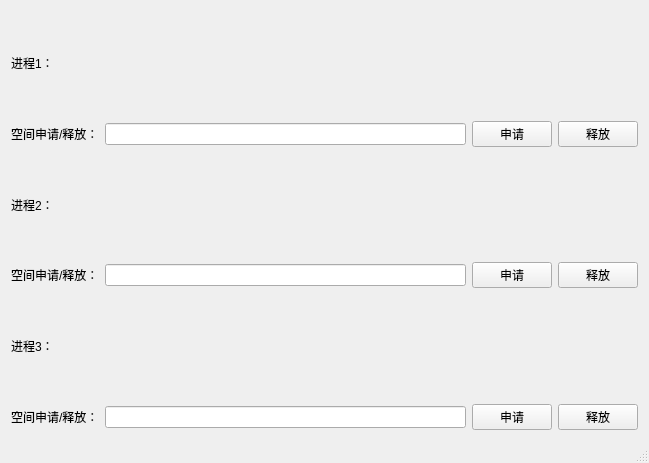
<?xml version="1.0" encoding="UTF-8"?>
<ui version="4.0">
 <class>memory_managementClass</class>
 <widget class="QMainWindow" name="memory_managementClass">
  <property name="geometry">
   <rect>
    <x>0</x>
    <y>0</y>
    <width>649</width>
    <height>463</height>
   </rect>
  </property>
  <property name="windowTitle">
   <string>memory_management</string>
  </property>
  <widget class="QWidget" name="centralWidget">
   <layout class="QVBoxLayout" name="verticalLayout_4">
    <item>
     <layout class="QVBoxLayout" name="verticalLayout_3">
      <item>
       <layout class="QHBoxLayout" name="horizontalLayout_2">
        <item>
         <widget class="QLabel" name="label">
          <property name="maximumSize">
           <size>
            <width>60</width>
            <height>16777215</height>
           </size>
          </property>
          <property name="text">
           <string>进程1：</string>
          </property>
         </widget>
        </item>
        <item>
         <widget class="QLabel" name="label_5">
          <property name="text">
           <string/>
          </property>
         </widget>
        </item>
       </layout>
      </item>
      <item>
       <layout class="QHBoxLayout" name="horizontalLayout">
        <item>
         <widget class="QLabel" name="label_4">
          <property name="text">
           <string>空间申请/释放：</string>
          </property>
         </widget>
        </item>
        <item>
         <widget class="QLineEdit" name="lineEdit"/>
        </item>
        <item>
         <widget class="QPushButton" name="apply_1">
          <property name="text">
           <string>申请</string>
          </property>
         </widget>
        </item>
        <item>
         <widget class="QPushButton" name="release_1">
          <property name="text">
           <string>释放</string>
          </property>
         </widget>
        </item>
       </layout>
      </item>
     </layout>
    </item>
    <item>
     <layout class="QVBoxLayout" name="verticalLayout_2">
      <item>
       <layout class="QHBoxLayout" name="horizontalLayout_3">
        <item>
         <widget class="QLabel" name="label_2">
          <property name="maximumSize">
           <size>
            <width>60</width>
            <height>16777215</height>
           </size>
          </property>
          <property name="text">
           <string>进程2：</string>
          </property>
         </widget>
        </item>
        <item>
         <widget class="QLabel" name="label_6">
          <property name="text">
           <string/>
          </property>
         </widget>
        </item>
       </layout>
      </item>
      <item>
       <layout class="QHBoxLayout" name="horizontalLayout_4">
        <item>
         <widget class="QLabel" name="label_8">
          <property name="text">
           <string>空间申请/释放：</string>
          </property>
         </widget>
        </item>
        <item>
         <widget class="QLineEdit" name="lineEdit_2"/>
        </item>
        <item>
         <widget class="QPushButton" name="apply_2">
          <property name="text">
           <string>申请</string>
          </property>
         </widget>
        </item>
        <item>
         <widget class="QPushButton" name="release_2">
          <property name="text">
           <string>释放</string>
          </property>
         </widget>
        </item>
       </layout>
      </item>
     </layout>
    </item>
    <item>
     <layout class="QVBoxLayout" name="verticalLayout">
      <item>
       <layout class="QHBoxLayout" name="horizontalLayout_5">
        <item>
         <widget class="QLabel" name="label_3">
          <property name="maximumSize">
           <size>
            <width>60</width>
            <height>16777215</height>
           </size>
          </property>
          <property name="text">
           <string>进程3：</string>
          </property>
         </widget>
        </item>
        <item>
         <widget class="QLabel" name="label_7">
          <property name="text">
           <string/>
          </property>
         </widget>
        </item>
       </layout>
      </item>
      <item>
       <layout class="QHBoxLayout" name="horizontalLayout_6">
        <item>
         <widget class="QLabel" name="label_9">
          <property name="text">
           <string>空间申请/释放：</string>
          </property>
         </widget>
        </item>
        <item>
         <widget class="QLineEdit" name="lineEdit_3"/>
        </item>
        <item>
         <widget class="QPushButton" name="apply_3">
          <property name="text">
           <string>申请</string>
          </property>
         </widget>
        </item>
        <item>
         <widget class="QPushButton" name="release_3">
          <property name="text">
           <string>释放</string>
          </property>
         </widget>
        </item>
       </layout>
      </item>
     </layout>
    </item>
   </layout>
  </widget>
  <widget class="QMenuBar" name="menuBar">
   <property name="geometry">
    <rect>
     <x>0</x>
     <y>0</y>
     <width>649</width>
     <height>26</height>
    </rect>
   </property>
  </widget>
  <widget class="QStatusBar" name="statusBar"/>
 </widget>
 <layoutdefault spacing="6" margin="11"/>
 <resources>
  <include location="memory_management.qrc"/>
 </resources>
 <connections/>
</ui>
